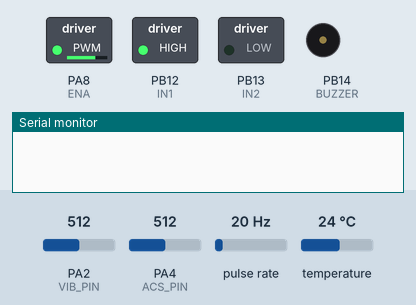
Bench run of a sketch on a simulated STM32 Blue Pill. On the bench: switched loads named in the sketch (green lamp = pin HIGH), buzzer (waves = sounding, pin HIGH), the last lines printed to the serial monitor. Wiring (inferred from the names in the program): pulse sensor: data PA1. The inputs (shaded band) are chosen by the test bench; at power-on: PA4 (ACS_PIN) = 512, PA2 (VIB_PIN) = 512, pulse rate 20 Hz, temperature 24 °C (analog values on the 0–1023 scale).

Above: at 1.2 s.
1.3 s: PA4 (ACS_PIN) set to 538
At 2.9 s:
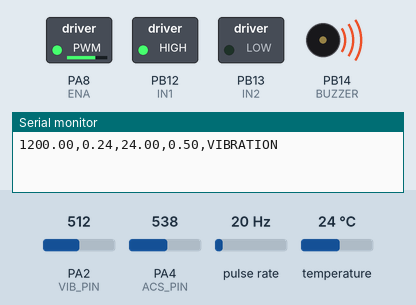
3.2 s: PA4 (ACS_PIN) set to 557
Timing chart, 0 to 6.2 s (numbered marks = the images above; inputs shaded):
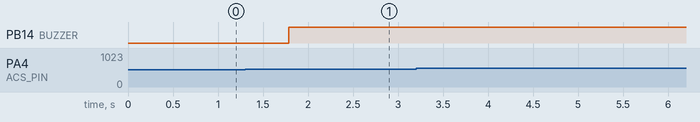

The sketch:

main.ino
```cpp
#include <OneWire.h>
#include <DallasTemperature.h>

// ---- Pins ----
#define ENA        PA8    // motor PWM
#define IN1        PB12
#define IN2        PB13
#define ACS_PIN    PA4    // ACS712 via divider (your schematic shows ISENSE_ADC on PA4)
#define RPM_PIN    PA1    // TCRT5000 DO
#define VIB_PIN    PA2    // potentiometer (simulated vibration)
#define ONEWIRE_PIN PB8   // DS18B20 data
#define BUZZER     PB14

// ---- Settings ----
const int   MOTOR_PWM      = 180;     // 0-255
const float PULSES_PER_REV = 1.0;

// Divider: R1 (OUT to pin) and R2 (pin to GND), in ohms.
// Change these to match your schematic values.
const float R1 = 1000.0;
const float R2 = 2000.0;
const float DIV_RATIO = R2 / (R1 + R2);

// Fault limits (tune by testing)
const float I_LIMIT   = 1.5;    // A
const float T_LIMIT   = 50.0;   // C
const float VIB_LIMIT = 0.5;    // 0-1 from pot
const float RPM_MIN   = 1000;   // rpm (set to 0 if the simulator gives no pulses)

OneWire ow(ONEWIRE_PIN);
DallasTemperature ds(&ow);
volatile unsigned long pulses = 0;
void onPulse() { pulses++; }

float readCurrent() {
  long sum = 0;
  for (int i = 0; i < 50; i++) sum += analogRead(ACS_PIN);
  float v   = (sum / 50.0) * 3.3 / 4095.0;
  float vin = v / DIV_RATIO;              // undo the divider
  return fabs((vin - 2.5) / 0.100);       // 100 mV per A (20A module)
}

float readVibration() {
  long sum = 0;
  for (int i = 0; i < 10; i++) {
    sum += analogRead(VIB_PIN);
    delay(10);                            // ~100 ms total
  }
  return (sum / 10.0) / 4095.0;           // 0.0 - 1.0
}

void setup() {
  Serial.begin(115200);
  analogReadResolution(12);               // STM32duino defaults to 10 bits

  pinMode(IN1, OUTPUT);
  pinMode(IN2, OUTPUT);
  pinMode(BUZZER, OUTPUT);
  pinMode(VIB_PIN, INPUT);
  pinMode(RPM_PIN, INPUT_PULLUP);
  attachInterrupt(digitalPinToInterrupt(RPM_PIN), onPulse, FALLING);

  ds.begin();

  digitalWrite(IN1, HIGH);
  digitalWrite(IN2, LOW);
  analogWrite(ENA, MOTOR_PWM);
}

void loop() {
  noInterrupts(); pulses = 0; interrupts();
  unsigned long t0 = millis();

  float vib = readVibration();            // ~100 ms
  while (millis() - t0 < 1000) {}         // 1 s RPM window

  noInterrupts(); unsigned long p = pulses; interrupts();
  float rpm = p * 60.0 / PULSES_PER_REV;

  float amps = readCurrent();
  ds.requestTemperatures();
  float temp = ds.getTempCByIndex(0);

  const char* status = "OK";
  if      (amps > I_LIMIT)                      status = "OVERCURRENT";
  else if (temp > T_LIMIT)                      status = "OVERHEAT";
  else if (vib  > VIB_LIMIT)                    status = "VIBRATION";
  else if (millis() > 3000 && rpm < RPM_MIN)    status = "LOW_RPM";

  digitalWrite(BUZZER, strcmp(status, "OK") != 0);

  Serial.print(rpm);   Serial.print(",");
  Serial.print(amps);  Serial.print(",");
  Serial.print(temp);  Serial.print(",");
  Serial.print(vib);   Serial.print(",");
  Serial.println(status);
}
```
